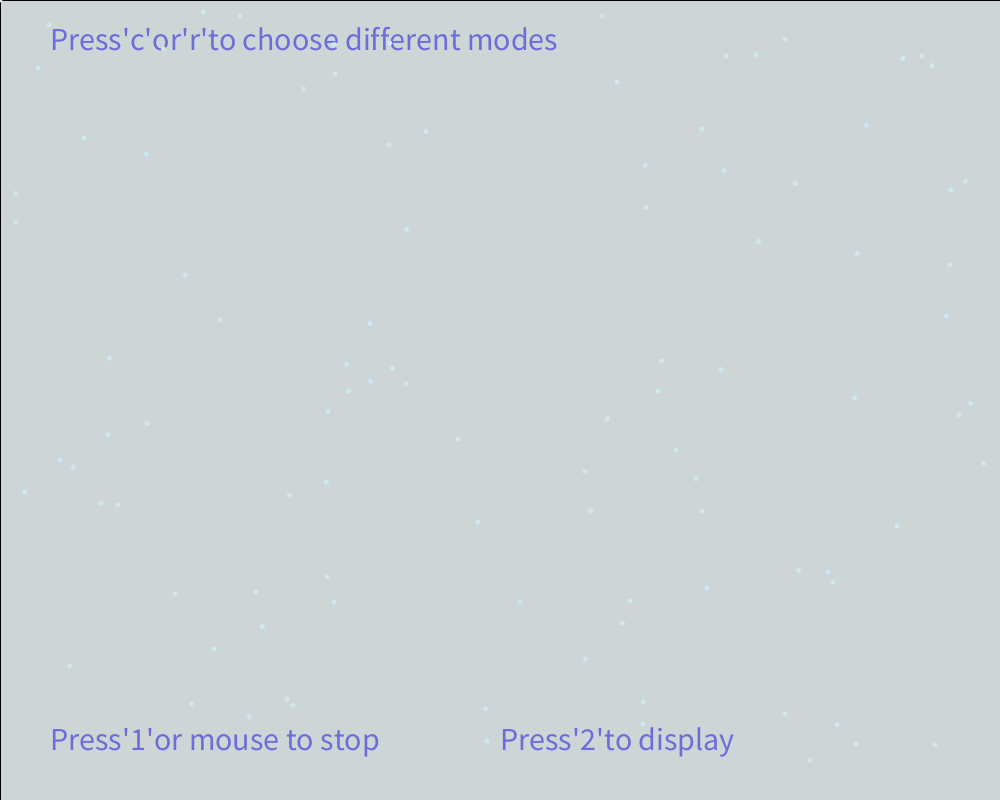
Frame 1 (no input)
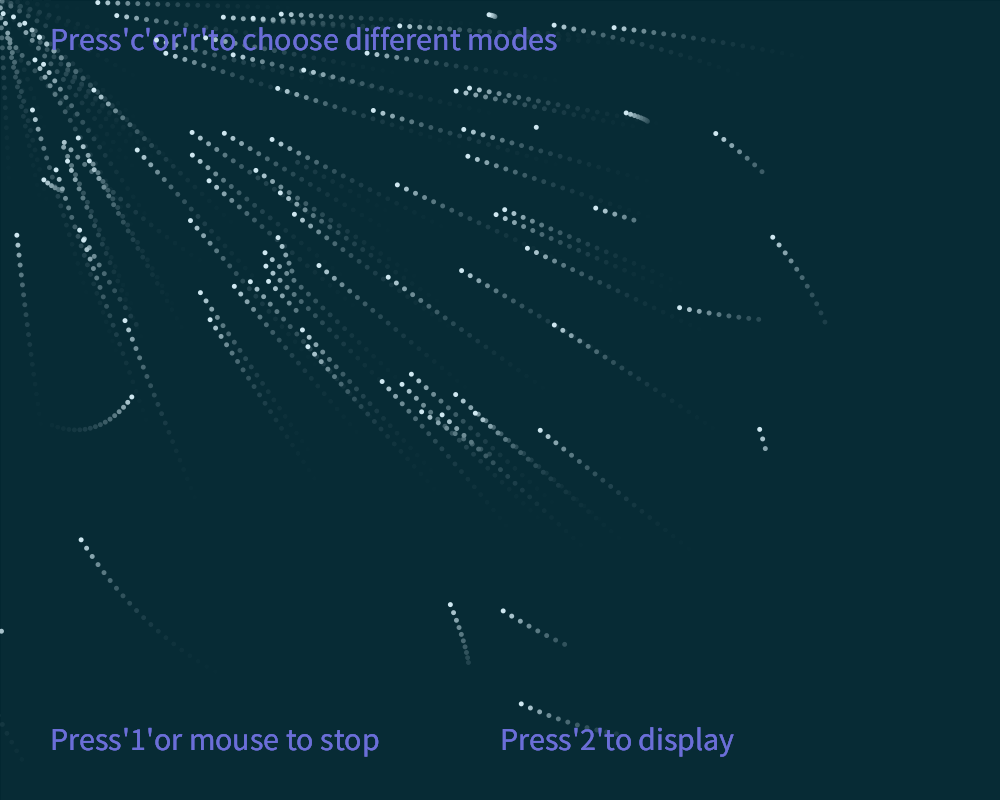
Frame 60 (the mouse pressed at the canvas centre just before this capture)
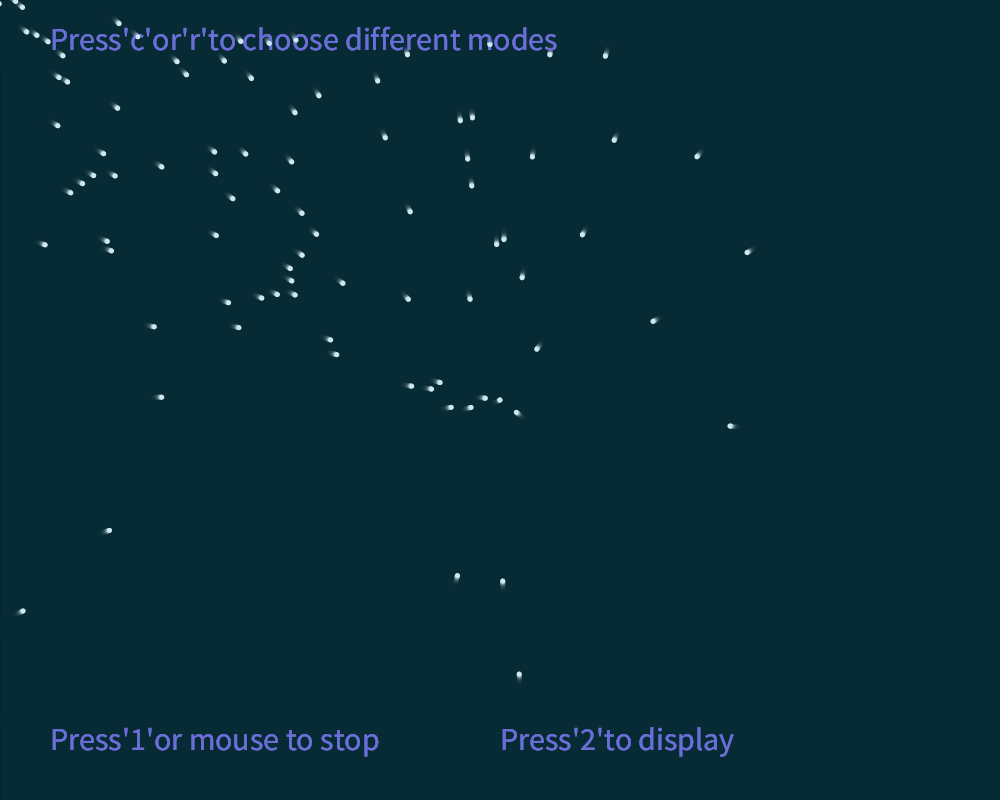
Frame 120 (the mouse held since frame 60 and released just before this capture)

The Processing sketch that drew these frames (run headless with seeded random() and noise(); from frame 60 on, the mouse is pressed at the canvas centre):

// Processing sketch: homework_6
// ── homework_6.pde
int mover_num=100;
Mover[] movers = new Mover[mover_num];
int mode=1;
float theta=PI/3;

void setup(){
 size(1000,800);
 background(255);
 
 for (int i = 0; i < movers.length; i++) {
    movers[i] = new Mover();
  }
  
}

void draw() {
 // background(255);
  fill(6,40,52,50);
  rect(0,0,1000,800);
 
    textSize(32);
    fill(#6B6ED8);
  text("Press'c'or'r'to choose different modes",50,50);
  text("Press'1'or mouse to stop",50,750);
  text("Press'2'to display",500,750);
  

 // frameRate(100);
 checkMode();
  for (int i = 0; i < movers.length; i++) {
    if(mousePressed||key=='1'){
      movers[i].stop();
    }else if(key=='2'){
    }
    if(mode==1) {movers[i].update1();}
    else if(mode==2) {movers[i].update2();}
    movers[i].display();
    movers[i].crack();
}
}

void checkMode(){
  if(keyPressed){
    if(key=='c')mode=1;
    if(key=='r')mode=2;
    
  }
}

// ── Mover.pde
class Mover{
  
  PVector location;
  PVector v;
  PVector a;
  float topspeed;
  
  
  Mover(){
     location = new PVector(random(width),random(height));
     v = new PVector(0,0);
     topspeed=10;
  }
  
  void update1(){
   PVector mouse= new PVector(mouseX,mouseY);
   PVector dir= PVector.sub(mouse,location);
   dir.normalize();
   dir.mult(0.5);
   a= dir;
   
   v.add(a);
   v.limit(topspeed);
   location.add(v);
 }

void update2(){
 // location.set(random(width),random(height));
  theta=random(0,2*PI);
  PVector r=new PVector(cos(theta),sin(theta));
  
  a=r;
  
  v.add(a);
  v.limit(topspeed);
  location.add(v);
  if(location.x>1000)location.x=0;
  if(location.x<0)location.x=1000;
  if(location.y>height)location.y=0;
  if(location.y<0)location.y=height;
}
 
 void display(){
 //   stroke(0);
    noStroke();
    fill(#CEE7F0);
  //  if(mode==1)
    ellipse(location.x,location.y,5,5);
  
 }
 

 
 void crack(){
   for(Mover m : movers){
     if(m !=this){
       /*
     float mr=( m.location.x*m.location.x+m.location.y*m.location.y);
     float nr=location.x*location.x+location.y*location.y;
     float rr=mr-nr;
     */
     float rr=location.dist(m.location);
       if(rr<5)
       {
         PVector a_crack=m.location.sub(location);
         a_crack.normalize();
         a_crack.mult(0.5);
         location=new PVector(random(width),random(height));
         a=a_crack;
     //    v.add(a);
     //    v.limit(topspeed);
      //   location.add(v);
         
       }
     }
   }
 }
 
void stop(){
  a.set(0,0);
  v.set(0,0);
}
}
